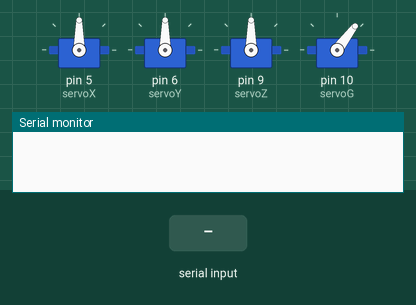
Simulated run of this sketch. Board: Arduino Uno, built with avr-gcc and run on an emulated ATmega328P. Shown: 4 × servo, the last lines printed to the serial monitor. The inputs (shaded band) are chosen by the test bench.

Above: at 1.2 s.
1.3 s: "X:100\n" received over the second serial link
At 2.0 s:
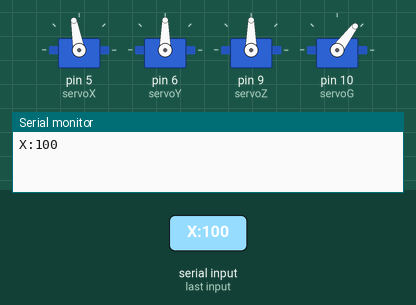
2.8 s: "Y:45\n" received over the second serial link
At 3.1 s:
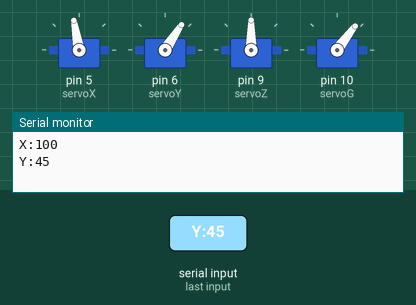
4.3 s: "Z:45\n" received over the second serial link
At 5.4 s:
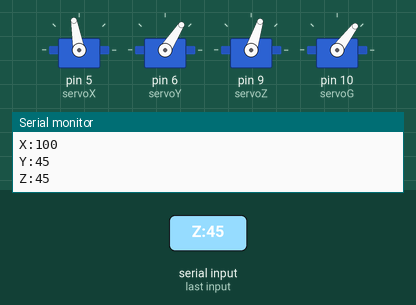
5.8 s: "G:45\n" received over the second serial link
At 6.6 s:
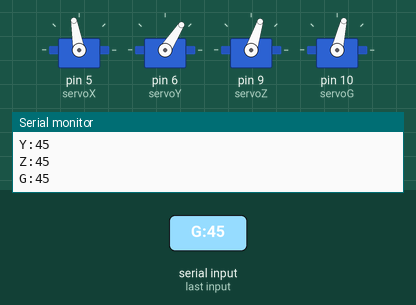
7.3 s: "X:45\n" received over the second serial link
At 7.7 s:
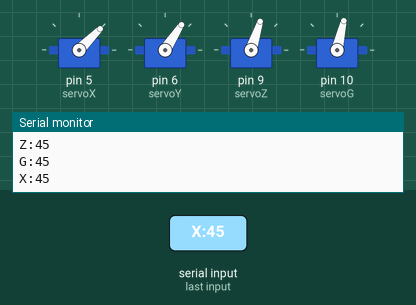
Timing chart, 0 to 9.8 s (numbered marks = the images above; inputs shaded):
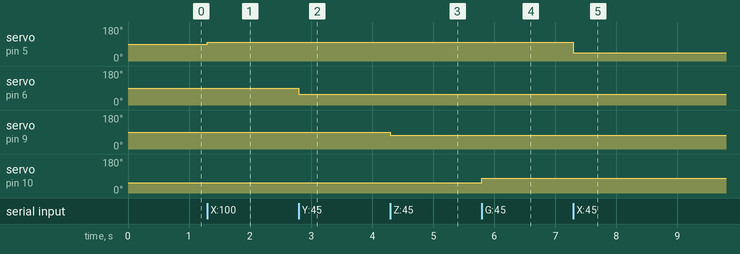

The sketch:

UNO-RECEPTOR.ino
```cpp
#include <SoftwareSerial.h> //librería para bluetooth
#include <Servo.h> //librería para servos

SoftwareSerial BTSerial(2, 3); //definimos bluetooth, 2->TX

//definimos servos
Servo servoX; //servo de la base
Servo servoY; //servo de adelante/atrás
Servo servoZ; //servo de arriba/abajo
Servo servoG; //servo del gancho

//definimos angulos predeterminados
int anguloX = 90; //Tiene los 180 grados de libertad, empieza en el medio
int anguloY = 90; //calibración: 40 grados hacia delante, 40 grados hacia atrás
int anguloZ = 90; //calibración: 50 grados hacia arriba, 80 grados hacia abajo
int anguloG = 53; //calibración: 60 grados cerrado, se puede abrir hasta 90 grados

String mensaje = ""; //el mensaje completo recibido por bluetooth


void setup() {
  //inicializamos
  Serial.begin(9600);
  BTSerial.begin(9600);

  //inicializamos servos
  servoX.attach(5);
  servoY.attach(6);
  servoZ.attach(9);
  servoG.attach(10);

  servoX.write(anguloX);
  servoY.write(anguloY);
  servoZ.write(anguloZ);
  servoG.write(anguloG);
}


void loop() {
  //leemos los datos del bluetooth
  while (BTSerial.available()) {
    char letra = BTSerial.read(); //lee carácter por carácter lo recibido
    if (letra == '\n') { //si hubo un salto de linea -> se terminó de recibir el mensaje por completo
      moverservo(mensaje); //llamamos una función que use el mensaje completo
      mensaje = ""; //dejamos en blanco el mensaje para el próximo que se reciba
      while (BTSerial.available()) {
        BTSerial.read(); //se vacía el buffer
      }
    } else {
      mensaje = mensaje + letra; //vamos completando el mensaje carácter por carácter hasta llegar al salto de línea (\n)
    }
  }
}


void moverservo(String mensajedef) { //formato de mensaje esperado ej: "X:100"
  mensajedef.trim();

  bool caractervalido = true;
  for (int i = 0; i < mensajedef.length(); i++) {
    if (!isPrintable(mensajedef.charAt(i))) {
      caractervalido = false;
      break;
    }
  }

  bool numerovalido = true;
  for (int i = 2; i < mensajedef.length(); i++) {
    if (!isDigit(mensajedef.charAt(i))) {
      numerovalido = false;
      break;
    }
  }


  if ((!caractervalido) || (!numerovalido)) {
    return;
  }


  if ((mensajedef.length() >= 3 && mensajedef.length() < 6) && (mensajedef.charAt(1) == ':') && (mensajedef.charAt(0) != ':') && (caractervalido) && (numerovalido)) { //confirmamos que el mensaje enviado tenga más de 3 carácteres y que el segundo sea :
    char eje = mensajedef.charAt(0); //definimos qué eje se recibió analizando el primer carácter enviado
    String valorstring = mensajedef.substring(2); //valor del ángulo del mensaje, el ángulo en el que se moverá el servo del eje seleccionado
    int valor = constrain(valorstring.toInt(), 0, 180); //convertimos el valor de ángulo obtenido a enteros, valor número

    Serial.println(mensajedef);
    //según el eje obtenido, movemos el servo correspondiente
    switch (eje) {

      case 'X': //servo de la base
        anguloX = valor;
        servoX.write(anguloX);
        break;


      case 'Y': //servo del brazo de adelante/atrás
        anguloY = valor;
        anguloY = constrain(map(anguloY, 0, 180, 40, 110), 40, 160); //calibramos el servo según los ángulos que pueda tomar
        servoY.write(anguloY);
        break;


      case 'Z': //servo del brazo de altura
        anguloZ = valor;
        anguloZ = constrain(map(anguloZ, 0, 180, 40, 170), 40, 170);
        servoZ.write(anguloZ);
        break;


      case 'G': //servo del gancho
        anguloG = valor;
        anguloG = constrain(map(anguloG, 0, 180, 53, 150), 53, 150);
        servoG.write(anguloG);
        break;

      default:
        return;
      break;
    }
  } else {
    return;
  }
}
```

Measured:
- after the input at 1.3 s, servo on pin 5 (servoX): 90° → 100° at once
- after the input at 2.8 s, servo on pin 6 (servoY): 90° → 57° at once
- after the input at 4.3 s, servo on pin 9 (servoZ): 90° → 72° at once
- after the input at 5.8 s, servo on pin 10 (servoG): 53° → 77° at once
- after the input at 7.3 s, servo on pin 5 (servoX): 100° → 45° at once
